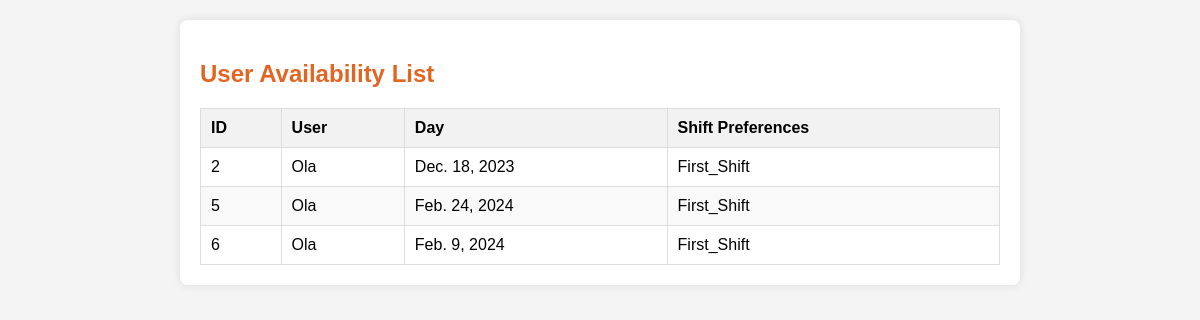
Screenshot of /availability_list (signed in) with the database file from the repository.
### viewer/models.py (models this page shows, shortened)
class UserAvailability(models.Model):
    user_availability_id = models.AutoField(primary_key=True)
    user_id = models.ForeignKey(User, on_delete=models.CASCADE)
    day = models.DateField(blank=True)
    shift_preferences = models.CharField(max_length=20, choices=SHIFT_CHOICES)

### viewer/views.py (the view)
# urls.py: path('availability_list', views.availability_list, name='availability_list'),
def availability_list(request):
    if request.user.is_staff:
        user_availabilities = UserAvailability.objects.all()
    else:
        user_availabilities = UserAvailability.objects.filter(user_id=request.user)
    context = {
        'user_availabilities': user_availabilities,
    }
    return render(request, 'schedule/availability_list.html', context)

### viewer/templates/schedule/availability_list.html (shortened to what this page needs)
<!DOCTYPE html>
<html lang="en">
<head>
</head>
<body>
<div class="container">
    <h2>User Availability List</h2>
    {% if user_availabilities %}
        <table class="availability-table">
            <thead>
                <tr>
                    <th onclick="sortTable(0)">ID</th>
                    <th onclick="sortTable(1)">User</th>
                    <th onclick="sortTable(2)">Day</th>
                    <th onclick="sortTable(3)">Shift Preferences</th>
                </tr>
            </thead>
            <tbody>
                {% for availability in user_availabilities %}
                    <tr>
                        <td>{{ availability.user_availability_id }}</td>
                        <td>{{ availability.user_id.username }}</td>
                        <td>{{ availability.day }}</td>
                        <td>{{ availability.shift_preferences }}</td>
                    </tr>
                {% endfor %}
            </tbody>
        </table>
    {% else %}
        <p>No availabilities found.</p>
    {% endif %}
</div>
</body>
</html>

### viewer/templates/schedule/availability_list.html (style rules this page uses)
body { font-family: Arial, sans-serif; background-color: #f4f4f4; margin: 0; padding: 0; }
.container { max-width: 800px; margin: 20px auto; background-color: #fff; padding: 20px; box-shadow: 0 0 10px rgba(0, 0, 0, 0.1); border-radius: 8px; }
h2 { color: rgba(224, 91, 19, 0.94); }
.availability-table { width: 100%; border-collapse: collapse; margin-top: 20px; }
.availability-table th, .availability-table td { border: 1px solid #ddd; padding: 10px; text-align: left; cursor: pointer; }
.availability-table th { background-color: #f2f2f2; }
.availability-table tbody tr:nth-child(even) { background-color: #f9f9f9; }

### rows the page displays
UserAvailability: user_availability_id "2", user_id.username "Ola", day "Dec. 18, 2023", shift_preferences "First_Shift"
UserAvailability: user_availability_id "5", user_id.username "Ola", day "Feb. 24, 2024", shift_preferences "First_Shift"
UserAvailability: user_availability_id "6", user_id.username "Ola", day "Feb. 9, 2024", shift_preferences "First_Shift"
